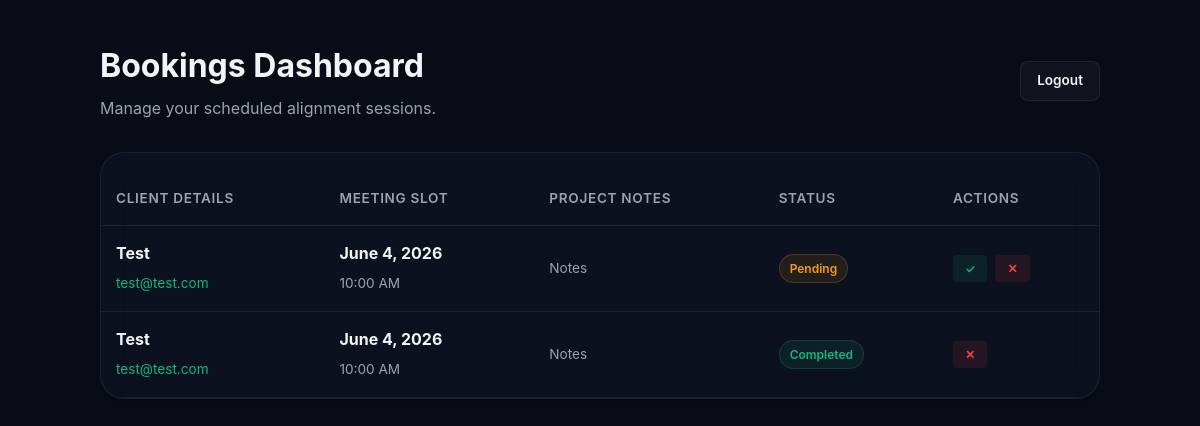
/admin.php (signed in), run on an earlier commit of the app's database.
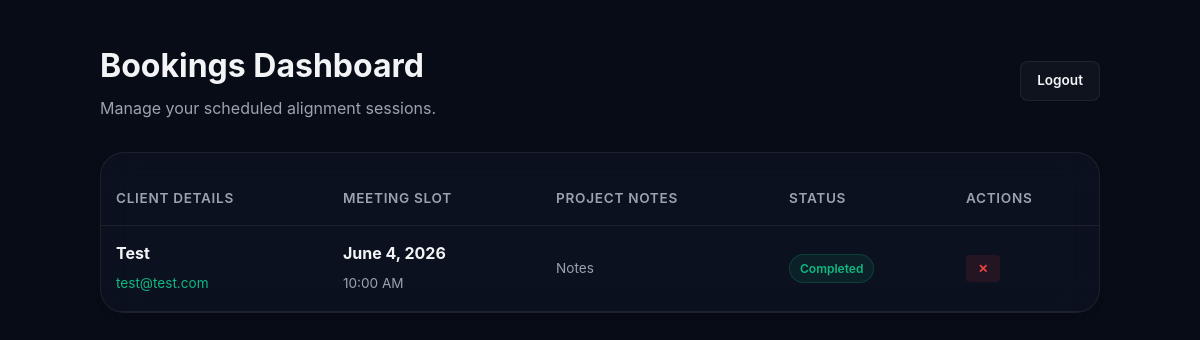
And on a later commit of the database.
### tables this page shows
CREATE TABLE bookings (
            id INTEGER PRIMARY KEY AUTOINCREMENT,
            name TEXT NOT NULL,
            email TEXT NOT NULL,
            booking_date TEXT NOT NULL,
            booking_time TEXT NOT NULL,
            notes TEXT,
            status TEXT DEFAULT 'Pending',
            created_at DATETIME DEFAULT CURRENT_TIMESTAMP
        );

### admin.php (the view, shortened to what this page needs)
<?php
$dbPath = __DIR__ . '/database/portfolio.sqlite';
$is_logged_in = isset($_SESSION['admin_logged_in']) && $_SESSION['admin_logged_in'] === true;
$bookings = [];
if ($is_logged_in) {
    try {
        $pdo = new PDO('sqlite:' . $dbPath);
        $pdo->setAttribute(PDO::ATTR_ERRMODE, PDO::ERRMODE_EXCEPTION);
        $pdo->exec("CREATE TABLE IF NOT EXISTS bookings (
            id INTEGER PRIMARY KEY AUTOINCREMENT,
            name TEXT NOT NULL,
            email TEXT NOT NULL,
            booking_date TEXT NOT NULL,
            booking_time TEXT NOT NULL,
            notes TEXT,
            status TEXT DEFAULT 'Pending',
            created_at DATETIME DEFAULT CURRENT_TIMESTAMP
        )");
        $stmt = $pdo->query("SELECT * FROM bookings ORDER BY created_at DESC");
        $bookings = $stmt->fetchAll(PDO::FETCH_ASSOC);
    } catch (PDOException $e) {
        $db_error = "Database Error: " . $e->getMessage();
    }
}
?>
<!DOCTYPE html>
<html lang="en" data-theme="dark">
<head>
    <link rel="stylesheet" href="css/style.css">
</head>
<body>
<div class="admin-container">
    <?php if (!$is_logged_in): ?>
        <div class="login-card glass">
            <h2 class="modal-title" style="margin-bottom: 10px;">Admin Login</h2>
            <p class="modal-subtitle" style="margin-bottom: 25px;">Enter your password to access the dashboard.</p>
            <?php if (isset($login_error)): ?>
                <p style="color: #ef4444; font-size: 0.85rem; margin-bottom: 15px;"><?php echo htmlspecialchars($login_error); ?></p>
            <?php endif; ?>
            <form method="POST" action="">
                <input type="password" name="password" class="form-input" placeholder="Password" required style="margin-bottom: 20px;">
                <button type="submit" name="login" class="btn btn-primary" style="width: 100%;">Login</button>
            </form>
        </div>
    <?php else: ?>
        <div class="dashboard-header">
            <div>
                <h1 class="dashboard-title">Bookings Dashboard</h1>
                <p style="color: var(--text-secondary); margin-top: 5px;">Manage your scheduled alignment sessions.</p>
            </div>
            <a href="admin.php?logout=true" class="btn btn-secondary" style="padding: 8px 16px; font-size: 0.85rem;">Logout</a>
        </div>
        <div class="glass" style="overflow-x: auto; border-radius: var(--radius-lg);">
            <?php if (empty($bookings)): ?>
                <div class="empty-state">
                    <svg xmlns="http://www.w3.org/2000/svg" width="48" height="48" viewBox="0 0 24 24" fill="none" stroke="currentColor" stroke-width="1.5" style="margin-bottom: 15px; opacity: 0.5;">
                        <rect x="3" y="4" width="18" height="18" rx="2" ry="2"></rect>
                        <line x1="16" y1="2" x2="16" y2="6"></line>
                        <line x1="8" y1="2" x2="8" y2="6"></line>
                        <line x1="3" y1="10" x2="21" y2="10"></line>
                    </svg>
                    <h3>No bookings yet</h3>
                    <p>When clients schedule a free call, they will appear here.</p>
                </div>
            <?php else: ?>
                <table class="data-table">
                    <thead>
                        <tr>
                            <th>Client Details</th>
                            <th>Meeting Slot</th>
                            <th>Project Notes</th>
                            <th>Status</th>
                            <th>Actions</th>
                        </tr>
                    </thead>
                    <tbody>
                        <?php foreach ($bookings as $b): ?>
                            <tr>
                                <td>
                                    <strong style="color: var(--text-primary); display: block; margin-bottom: 4px;"><?php echo htmlspecialchars($b['name']); ?></strong>
                                    <a href="mailto:<?php echo htmlspecialchars($b['email']); ?>" style="color: var(--accent-primary); font-size: 0.85rem; text-decoration: none;"><?php echo htmlspecialchars($b['email']); ?></a>
                                </td>
                                <td>
                                    <strong style="color: var(--text-primary); display: block; margin-bottom: 4px;"><?php echo htmlspecialchars($b['booking_date']); ?></strong>
                                    <span style="color: var(--text-secondary); font-size: 0.85rem;"><?php echo htmlspecialchars($b['booking_time']); ?></span>
                                </td>
                                <td style="max-width: 250px;">
                                    <p style="font-size: 0.85rem; color: var(--text-secondary); line-height: 1.4; margin: 0; display: -webkit-box; -webkit-line-clamp: 3; -webkit-box-orient: vertical; overflow: hidden;"><?php echo nl2br(htmlspecialchars($b['notes'])); ?></p>
                                </td>
                                <td>
                                    <?php if ($b['status'] === 'Completed'): ?>
                                        <span class="badge badge-completed">Completed</span>
                                    <?php else: ?>
                                        <span class="badge badge-pending">Pending</span>
                                    <?php endif; ?>
                                </td>
                                <td>
                                    <div class="action-btns">
                                        <?php if ($b['status'] !== 'Completed'): ?>
                                            <form method="POST" action="" style="margin: 0;">
                                                <button type="submit" class="btn-sm btn-success" title="Mark Completed">✓</button>
                                            </form>
                                        <?php endif; ?>
                                        <form method="POST" action="" style="margin: 0;" onsubmit="return confirm('Are you sure you want to delete this booking?');">
                                            <button type="submit" class="btn-sm btn-danger" title="Delete">✕</button>
                                        </form>
                                    </div>
                                </td>
                            </tr>
                        <?php endforeach; ?>
                    </tbody>
                </table>
            <?php endif; ?>
        </div>
    <?php endif; ?>
</div>
</body>
</html>

### css/style.css (style rules this page uses)
:root { --font-heading: 'Outfit', -apple-system, BlinkMacSystemFont, "Segoe UI", Roboto, sans-serif; --font-body: 'Inter', -apple-system, BlinkMacSystemFont, "Segoe UI", Roboto, sans-serif; --bg-primary: #080c16; --bg-secondary: #0e1424; --bg-tertiary: #131c32; --bg-glass: rgba(14, 20, 36, 0.65); --border-glass: rgba(255, 255, 255, 0.07); --text-primary: #f3f4f6; --text-secondary: #9ca3af; --text-tertiary: #6b7280; --accent-primary: #10b981; --accent-secondary: #06b6d4; --accent-tertiary: #8b5cf6; --accent-glow: rgba(16, 185, 129, 0.3); --gradient-hero: linear-gradient(135deg, var(--accent-primary) 0%, var(--accent-secondary) 50%, var(--accent-tertiary) 100%); --gradient-card: linear-gradient(135deg, rgba(255, 255, 255, 0.03) 0%, rgba(255, 255, 255, 0.01) 100%); --max-width: 1200px; --header-height: 80px; --radius-sm: 8px; --radius-md: 16px; --radius-lg: 24px; --shadow-sm: 0 4px 6px -1px rgba(0, 0, 0, 0.1), 0 2px 4px -1px rgba(0, 0, 0, 0.06); --shadow-md: 0 10px 15px -3px rgba(0, 0, 0, 0.1), 0 4px 6px -2px rgba(0, 0, 0, 0.05); --shadow-lg: 0 20px 25px -5px rgba(0, 0, 0, 0.2), 0 10px 10px -5px rgba(0, 0, 0, 0.04); --transition-fast: 0.2s cubic-bezier(0.4, 0, 0.2, 1); --transition-normal: 0.3s cubic-bezier(0.4, 0, 0.2, 1); --transition-slow: 0.5s cubic-bezier(0.4, 0, 0.2, 1); }
*, *::before, *::after { box-sizing: border-box; margin: 0; padding: 0; }
html { scroll-behavior: smooth; font-size: 16px; -webkit-text-size-adjust: 100%; }
body { font-family: var(--font-body); background-color: var(--bg-primary); color: var(--text-primary); line-height: 1.6; overflow-x: hidden; transition: background-color var(--transition-normal), color var(--transition-normal); }
a { color: inherit; text-decoration: none; transition: color var(--transition-fast); }
button, input, textarea { font-family: inherit; color: inherit; background: none; border: none; outline: none; }
button { cursor: pointer; }
.glass { background: var(--bg-glass); backdrop-filter: blur(16px); -webkit-backdrop-filter: blur(16px); border: 1px solid var(--border-glass); border-radius: var(--radius-md); box-shadow: var(--shadow-sm); transition: transform var(--transition-normal), border-color var(--transition-normal), box-shadow var(--transition-normal), background var(--transition-normal); transform-style: preserve-3d; }
.btn { display: inline-flex; align-items: center; justify-content: center; padding: 12px 28px; font-size: 0.95rem; font-weight: 600; border-radius: var(--radius-sm); transition: all var(--transition-normal); gap: 8px; }
.btn-secondary { background: rgba(255, 255, 255, 0.03); border: 1px solid var(--border-glass); color: var(--text-primary); }
.badge { background: rgba(255, 255, 255, 0.03); border: 1px solid var(--border-glass); padding: 3px 8px; font-size: 0.7rem; font-weight: 600; border-radius: 4px; color: var(--text-secondary); }

### admin.php (style rules this page uses)
body { background-color: var(--bg-primary); padding: 40px 20px; }
.admin-container { max-width: 1000px; margin: 0 auto; }
.dashboard-header { display: flex; justify-content: space-between; align-items: center; margin-bottom: 30px; }
.dashboard-title { font-family: var(--font-heading); font-size: 2rem; }
.data-table { width: 100%; border-collapse: collapse; margin-top: 20px; }
.data-table th, .data-table td { padding: 15px; text-align: left; border-bottom: 1px solid var(--border-glass); }
.data-table th { font-weight: 600; color: var(--text-secondary); font-size: 0.85rem; text-transform: uppercase; letter-spacing: 0.05em; }
.badge { display: inline-block; padding: 4px 10px; border-radius: 20px; font-size: 0.75rem; font-weight: 600; }
.badge-completed { background: rgba(16, 185, 129, 0.1); color: #10b981; border: 1px solid rgba(16, 185, 129, 0.2); }
.action-btns { display: flex; gap: 8px; }
.btn-sm { padding: 6px 12px; font-size: 0.75rem; border-radius: 4px; border: none; cursor: pointer; font-weight: 600; transition: all 0.2s; }
.btn-danger { background: rgba(239, 68, 68, 0.1); color: #ef4444; }
.badge-pending { background: rgba(245, 158, 11, 0.1); color: #f59e0b; border: 1px solid rgba(245, 158, 11, 0.2); }
.btn-success { background: rgba(16, 185, 129, 0.1); color: #10b981; }

What changed in the data, as far as the page shows it:
removed bookings: name "Test", email "test@test.com", booking_date "June 4, 2026", booking_time "10:00 AM", notes "Notes", status "Pending"
